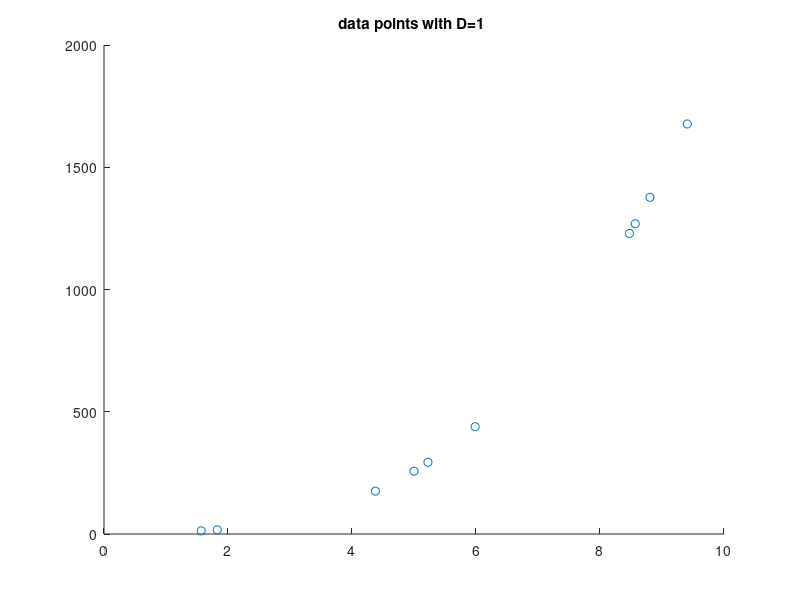
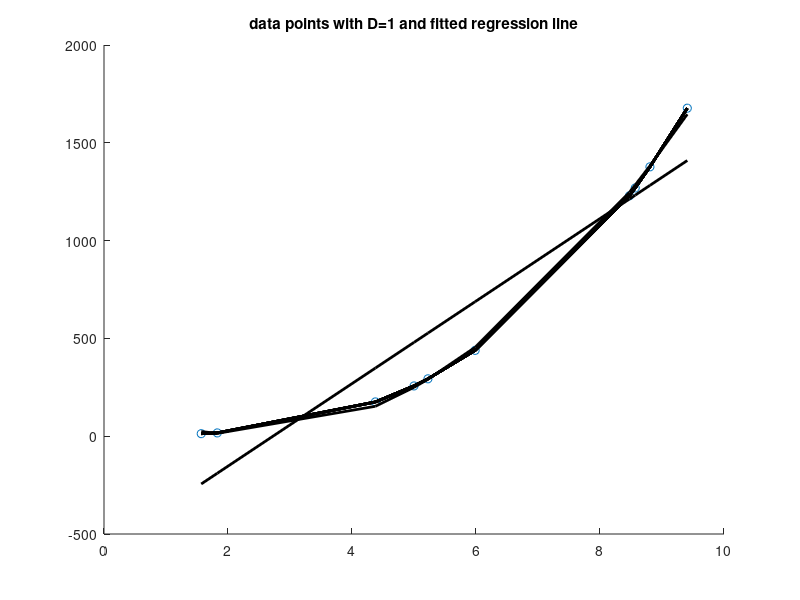
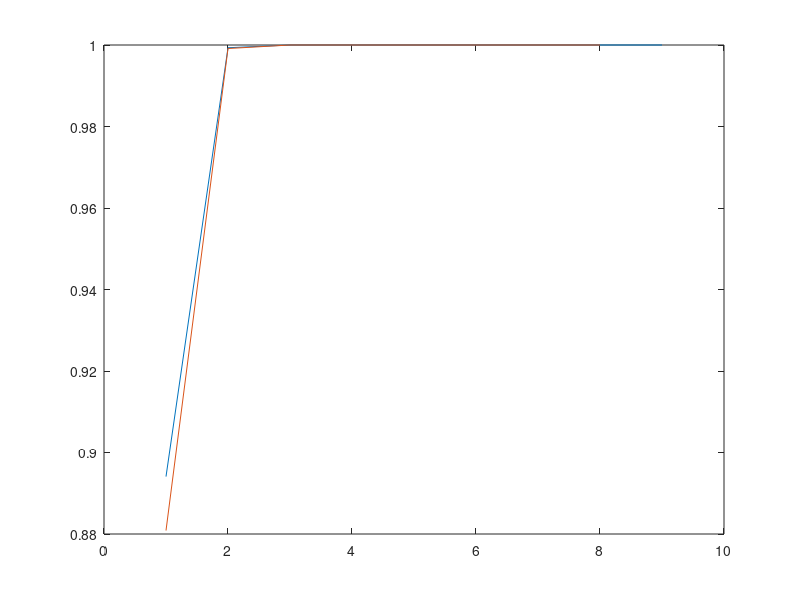
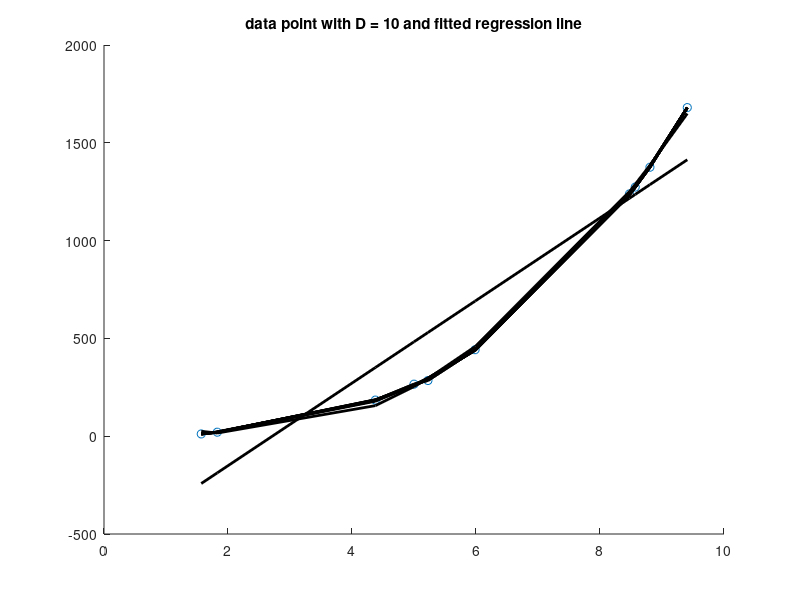

These figures' MATLAB source, in order:
%HW6
clear all
% Problem 1. Curve fitting. 
% Part 1. Take 10 x values on the interval 0 < x <= 10 and then create y
% values from the x values by plugging the x values into a third order
% polynomial of your choice. Add random noise to the data by choosing a random number
% in the interval [-D, D]. Start with D = 1. Plot your data in the x-y plane.

% polynomial of order 3
X = sort(10*rand(1,10));
y = X.^3.*2+X+3;

% add noise to y
noise = 2*rand(1,10)-1;
Y_1 = noise + y;
% plot the points with noise
figure(1)
scatter(X,Y_1)
title('data points with D=1 ')
% Part 2. Fit your data with polynomials from order 1 to 9. Plot the fitted
% polynomials together with the data. 

% recreate figure 1
figure(2)
scatter(X,Y_1)
title('data points with D=1 and fitted regression line')
% generate R squared and adjusted R squared
R_sq = [];
R_adsq = [];
% fit the data in polynomial from order 1 to 9, and calculate R squared
for i = 1:9
    [coeff, s] = polyfit(X,Y_1,i);
    yfit = polyval(coeff,X);
    yresid = Y_1-yfit;
    SSR = sum(yresid.^2);
    SST = (length(Y_1)-1) * var(Y_1);
    R_sq(i) = 1-SSR/SST;
    R_adsq(i) = 1 - SSR/SST * (length(Y_1)-1)/(length(Y_1)-length(coeff));
    hold on
    plot(X,polyval(coeff,X),'k-','LineWidth',2);
end
% Part 3. On a separate plot, plot the R^2 and adjusted R^2 as a function
% of the order of the polynomial. 
figure(3)
title('R squared, adjusted R squared vs. order of polynomial for D=1')
plot(1:9,R_sq,1:9,R_adsq)

% Part 4. Repeat parts 1 - 3 for D = 10 and D = 1000. Comment on the
% results. 

% for D = 10:
% add noise to y, plot points
noise = 20*rand(1,10)-10;
Y_10 = noise + y;
figure(4)
scatter(X,Y_10)
title('data point with D = 10 and fitted regression line')
% fit the data in polynomial from order 1 to 9, and calculate R squared
R_sq10 = [];
R_adsq10 = [];
for i = 1:9
    [coeff, s] = polyfit(X,Y_10,i);
    yfit = polyval(coeff,X);
    yresid = Y_10-yfit;
    SSR = sum(yresid.^2);
    SST = (length(Y_10)-1) * var(Y_10);
    R_sq10(i) = 1-SSR/SST;
    R_adsq10(i) = 1 - SSR/SST * (length(Y_10)-1)/(length(Y_10)-length(coeff));
    hold on
    plot(X,polyval(coeff,X),'k-','LineWidth',2);
end
figure(5)
title('R squared, adjusted R squared vs. order of polynomial for D=10')
plot(1:9, R_sq10, 1:9, R_adsq10)

% for D = 1000:
% add noise to y, plot points
noise = 2000*rand(1,10)-1000;
Y_1000 = noise + y;
figure(6)
scatter(X,Y_1000)
title('data point with D = 1000 and fitted regression line')
% fit the data in polynomial from order 1 to 9, and calculate R squared
R_sq1000 = [];
R_adsq1000 = [];
for i = 1:9
    [coeff, s] = polyfit(X,Y_1000,i);
    yfit = polyval(coeff,X);
    yresid = Y_1000-yfit;
    SSR = sum(yresid.^2);
    SST = (length(Y_1000)-1) * var(Y_1000);
    R_sq1000(i) = 1-SSR/SST;
    R_adsq1000(i) = 1 - SSR/SST * (length(Y_1000)-1)/(length(Y_1000)-length(coeff));
    hold on
    plot(X,polyval(coeff,X),'k-','LineWidth',2);
end
figure(7)
title('R squared, adjusted R squared vs. order of polynomial for D=1000')
plot(1:9, R_sq1000, 1:9, R_adsq1000)
% Part 5. Now repeat parts 1-3 but take 100 x values on the interval 0 < x <=
% 10. Comment on the results. 

% polynomial of order 3 for 100 X
X_100 = sort(10*rand(1,100));
y_100 = X_100.^3.*2+X_100+3;

% add noise to y
noise = 1*rand(1,100);
Y_100 = noise + y_100;

% plot the points with noise
figure(8)
scatter(X_100,Y_100)
title('100 data points with D=1 and fitted regression line')

% generate R squared and adjusted R squared
R_sq100 = [];
R_adsq100 = [];
% fit the data in polynomial from order 1 to 9, and calculate R squared
for i = 1:9
    [coeff, s] = polyfit(X_100,Y_100,i);
    yfit = polyval(coeff,X_100);
    yresid = Y_100-yfit;
    SSR = sum(yresid.^2);
    SST = (length(Y_100)-1) * var(Y_100);
    R_sq100(i) = 1-SSR/SST;
    R_adsq100(i) = 1 - SSR/SST * (length(Y_100)-1)/(length(Y_100)-length(coeff));
    hold on
    plot(X_100,polyval(coeff,X_100),'k-','LineWidth',2);
end

figure(9)
plot(1:9,R_sq100,1:9,R_adsq100)
title('R squared, adjusted R squared vs. order of polynomial for D=1, 100 Xvals')

% adjusted R squared and R squared becomes more overlapped as compared to
% when we have 10 X values. This happens because the additional factor for
% adjusted R squared (length(Y_100)-1)/(length(Y_100)-length(coeff))
% approaches to 1 as the number of data points increases. 

% Problem 2. Basic statistics. 
% Part 1. Consider two different distributions - Gaussian numbers with a mean of
% 0 and variance 1 and Gaussian numbers with a mean of 1 and variance 1.
% (1) Make a plot of the average p-value for the t-test comparing N random
% numbers chosen from each of these two distributions as a function of N.

N = 100;
p_val = [];
for ii = 1:N
    A = normrnd(0,1,[1,N]);
    B = normrnd(1,1,[1,N]);
    [~,p_val(ii)] = ttest2(A,B);
end

figure(10)
title('p-values vs. N');
plot(1:N,p_val)

% Part 2. Now keep the first distribution the same, but vary the mean of
% the second distribution between 0 and 10 with the same variance and
% repeat part one. Make a plot of all of these different curves on the same
% set of axes. What is special about the case where the mean of the second
% distribution is 0? 

p_val_m = [];
for mean = 0:10
    for ii = 1:N
        A = normrnd(0,1,[1,N]);
        B = normrnd(mean,1,[1,N]);
        [~,p_val_m(mean+1,ii)] = ttest2(A,B);
    end
end
figure(11)
title('p-values vs. N');

for mean = 0:10
    plot(1:N,p_val_m(mean+1,:))
    hold on
end

% only the curve with second distribution mean = 0 can be seen here given
% how the axis are set. In that case, because the two samples come from the
% same distributions, the p-value is significantly larger than the rest of
% the average p-values, which means when mean = 0 for both distributions,
% we do not reject the null, meaning two distributions are the same. When
% the second mean is different from the first, we get much smaller average
% p-values that cannot show on the same scale of the p-value of mean = 0.

% Part 3. Now keep the means of the two distributions at 0 and 1 as in part
% 1, but vary the variance of both distributions simultaneiously between 0.1 and 10 and plot the 
% p-values vs the number of numbers drawn as before. Comment on your results.  
N = 100;
p_val_m2 = [];
for var = 0.1:2:10.1
    for ii = 1:N
        A = normrnd(0,var,[1,N]);
        B = normrnd(1,var,[1,N]);
        [~,p_val_m2((var-0.1)/2+1,ii)] = ttest2(A,B);
    end
end
figure(13)
title('p-values vs. N');

for i = 1:6
    plot(1:N,p_val_m2(i,:))
    hold on
end
legend('var = 0.1','var = 2.1','var = 4.1','var = 6.1','var = 8.1','var = 10.1')
% when variance = 0.1, p-value is the smallest. Because all samples chosen
% are very close to their distribution mean, the two samples are very
% different from each other and thus have a very high chance of rejecting
% the null hypothesis (i.e. small p-value). As variance grows larger,
% p-value becomes larger since the two samples are starting to overlap as
% they deviate from their distribution means more. Thus it's harder to
% reject the null that the two samples come from distributions with the
% same mean. In other words the p-value gets higher. 